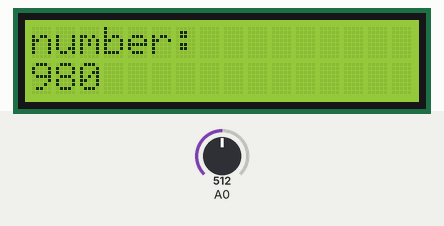
Simulated run of this sketch. Board: Arduino Uno, built with avr-gcc and run on an emulated ATmega328P. Shown: 16×2 character LCD. The test bench sets the inputs (shaded band); at power-on: A0 = 512. What the sketch prints to the serial monitor is not drawn.

Above: at 1.2 s.
1.3 s: A0 set to 582
3.0 s: A0 set to 611
At 3.7 s:
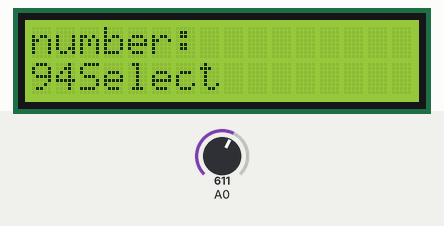
4.5 s: A0 set to 217
At 5.9 s:
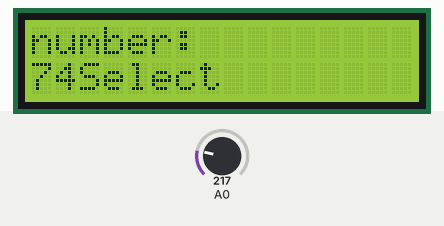
7.0 s: A0 set to 182
At 10.4 s:
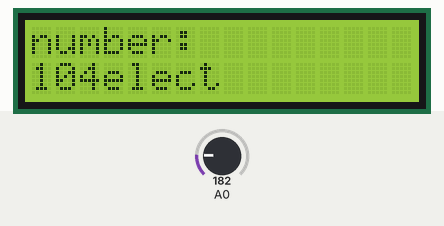

The sketch:

lab1_1.ino
```cpp
/******************************************************************************
FILENAME:     lab1_1.ino
COURSE:       MREN 178
LAB:          1
STUDENTS:    [Ahnaaf Khan 20397194, Ethan Powell 20415905]
DATE:         Feb 2024

ATTRIBUTIONS: None.
******************************************************************************/
// include the library code:
#include <LiquidCrystal.h>

// initialize the library by associating any needed LCD interface pin
// with the arduino pin number it is connected to
const int pin_RS = 8;
const int pin_EN = 9;
const int pin_d4 = 4;
const int pin_d5 = 5;
const int pin_d6 = 6;
const int pin_d7 = 7;
const int pin_BL = 10;
LiquidCrystal lcd(pin_RS,  pin_EN,  pin_d4,  pin_d5,  pin_d6,  pin_d7);
int y;

void setup() {
  Serial.begin(9600);
  lcd.begin(16, 2);
  lcd.setCursor(0,0);
  lcd.print("number:");
  y  = 100;
}

void loop() {
  int x;
  x = analogRead (0);
  Serial.println(x);
  lcd.setCursor(0,1);
  lcd.print(y);

  if (x < 900) {
     if (x < 60) { //right click
      ++y;
  }
  else if (x < 200) { //up click
    y += 10;

  }
  else if (x < 400){ //down button
    y -= 10;
  }
  else if (x < 600){ //left button
    --y;
  }
  else if (x < 800){ //select
    lcd.print ("Select");
  }
  delay(500);
  }


}
```

Measured:
- the behaviour switches between 599 and 600 on A0 (found by bisection; images 0 and 1)
- the behaviour switches between 200 and 199 on A0 (found by bisection; images 2 and 3)
- after the input at 3.0 s, the display: changes after 0.07 s (image 1)
- after the input at 4.5 s, the display: first changes after 0.57 s (image 2 shows a later state)
- what the display in image 2 shows lasts 0.5 s, from 5.6 s to 6.1 s
